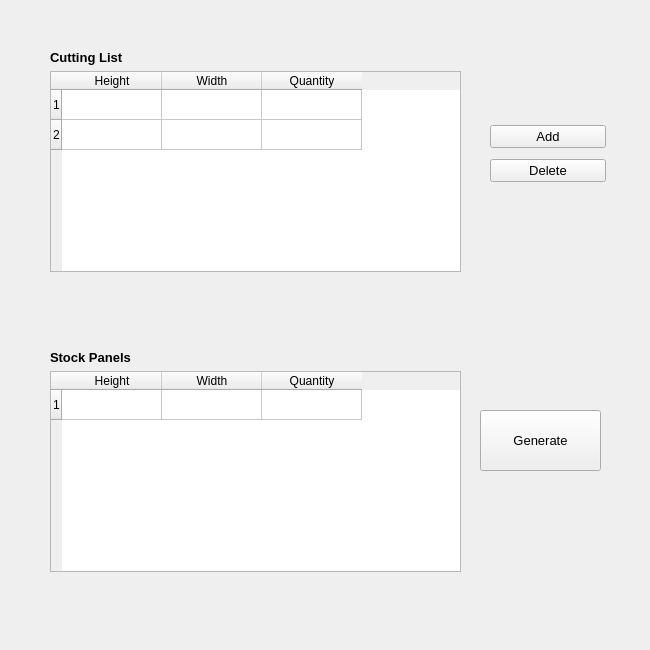
<?xml version="1.0" encoding="UTF-8"?>
<ui version="4.0">
 <class>CuteList</class>
 <widget class="QMainWindow" name="CuteList">
  <property name="geometry">
   <rect>
    <x>0</x>
    <y>0</y>
    <width>650</width>
    <height>650</height>
   </rect>
  </property>
  <property name="minimumSize">
   <size>
    <width>650</width>
    <height>650</height>
   </size>
  </property>
  <property name="maximumSize">
   <size>
    <width>650</width>
    <height>650</height>
   </size>
  </property>
  <property name="windowTitle">
   <string>Cute List</string>
  </property>
  <widget class="QWidget" name="centralwidget">
   <widget class="QPushButton" name="generateBtn">
    <property name="geometry">
     <rect>
      <x>480</x>
      <y>410</y>
      <width>121</width>
      <height>61</height>
     </rect>
    </property>
    <property name="font">
     <font>
      <pointsize>10</pointsize>
     </font>
    </property>
    <property name="text">
     <string>Generate</string>
    </property>
   </widget>
   <widget class="QWidget" name="layoutWidget">
    <property name="geometry">
     <rect>
      <x>490</x>
      <y>120</y>
      <width>116</width>
      <height>69</height>
     </rect>
    </property>
    <layout class="QVBoxLayout" name="verticalLayout_2">
     <item>
      <widget class="QPushButton" name="addBtn">
       <property name="sizePolicy">
        <sizepolicy hsizetype="Minimum" vsizetype="Maximum">
         <horstretch>0</horstretch>
         <verstretch>0</verstretch>
        </sizepolicy>
       </property>
       <property name="font">
        <font>
         <pointsize>10</pointsize>
        </font>
       </property>
       <property name="text">
        <string>Add</string>
       </property>
      </widget>
     </item>
     <item>
      <widget class="QPushButton" name="deleteBtn">
       <property name="sizePolicy">
        <sizepolicy hsizetype="Minimum" vsizetype="Maximum">
         <horstretch>0</horstretch>
         <verstretch>0</verstretch>
        </sizepolicy>
       </property>
       <property name="font">
        <font>
         <pointsize>10</pointsize>
        </font>
       </property>
       <property name="text">
        <string>Delete</string>
       </property>
      </widget>
     </item>
    </layout>
   </widget>
   <widget class="QWidget" name="layoutWidget">
    <property name="geometry">
     <rect>
      <x>50</x>
      <y>50</y>
      <width>411</width>
      <height>222</height>
     </rect>
    </property>
    <layout class="QVBoxLayout" name="verticalLayout_3">
     <item>
      <widget class="QLabel" name="label">
       <property name="font">
        <font>
         <pointsize>10</pointsize>
         <weight>75</weight>
         <bold>true</bold>
        </font>
       </property>
       <property name="text">
        <string>Cutting List</string>
       </property>
      </widget>
     </item>
     <item>
      <widget class="QTableWidget" name="cuttingList">
       <row>
        <property name="text">
         <string>1</string>
        </property>
       </row>
       <row>
        <property name="text">
         <string>2</string>
        </property>
       </row>
       <column>
        <property name="text">
         <string>Height</string>
        </property>
       </column>
       <column>
        <property name="text">
         <string>Width</string>
        </property>
       </column>
       <column>
        <property name="text">
         <string>Quantity</string>
        </property>
       </column>
       <item row="0" column="0">
        <property name="text">
         <string/>
        </property>
        <property name="flags">
         <set>ItemIsSelectable|ItemIsEditable|ItemIsDragEnabled|ItemIsUserCheckable|ItemIsEnabled</set>
        </property>
       </item>
      </widget>
     </item>
    </layout>
   </widget>
   <widget class="QWidget" name="layoutWidget">
    <property name="geometry">
     <rect>
      <x>50</x>
      <y>350</y>
      <width>411</width>
      <height>222</height>
     </rect>
    </property>
    <layout class="QVBoxLayout" name="verticalLayout_4">
     <item>
      <widget class="QLabel" name="label_2">
       <property name="font">
        <font>
         <pointsize>10</pointsize>
         <weight>75</weight>
         <bold>true</bold>
        </font>
       </property>
       <property name="text">
        <string>Stock Panels</string>
       </property>
      </widget>
     </item>
     <item>
      <widget class="QTableWidget" name="stockPanel">
       <row>
        <property name="text">
         <string>1</string>
        </property>
       </row>
       <column>
        <property name="text">
         <string>Height</string>
        </property>
       </column>
       <column>
        <property name="text">
         <string>Width</string>
        </property>
       </column>
       <column>
        <property name="text">
         <string>Quantity</string>
        </property>
       </column>
       <item row="0" column="0">
        <property name="text">
         <string/>
        </property>
        <property name="flags">
         <set>ItemIsSelectable|ItemIsEditable|ItemIsDragEnabled|ItemIsUserCheckable|ItemIsEnabled</set>
        </property>
       </item>
      </widget>
     </item>
    </layout>
   </widget>
  </widget>
 </widget>
 <resources/>
 <connections/>
</ui>
